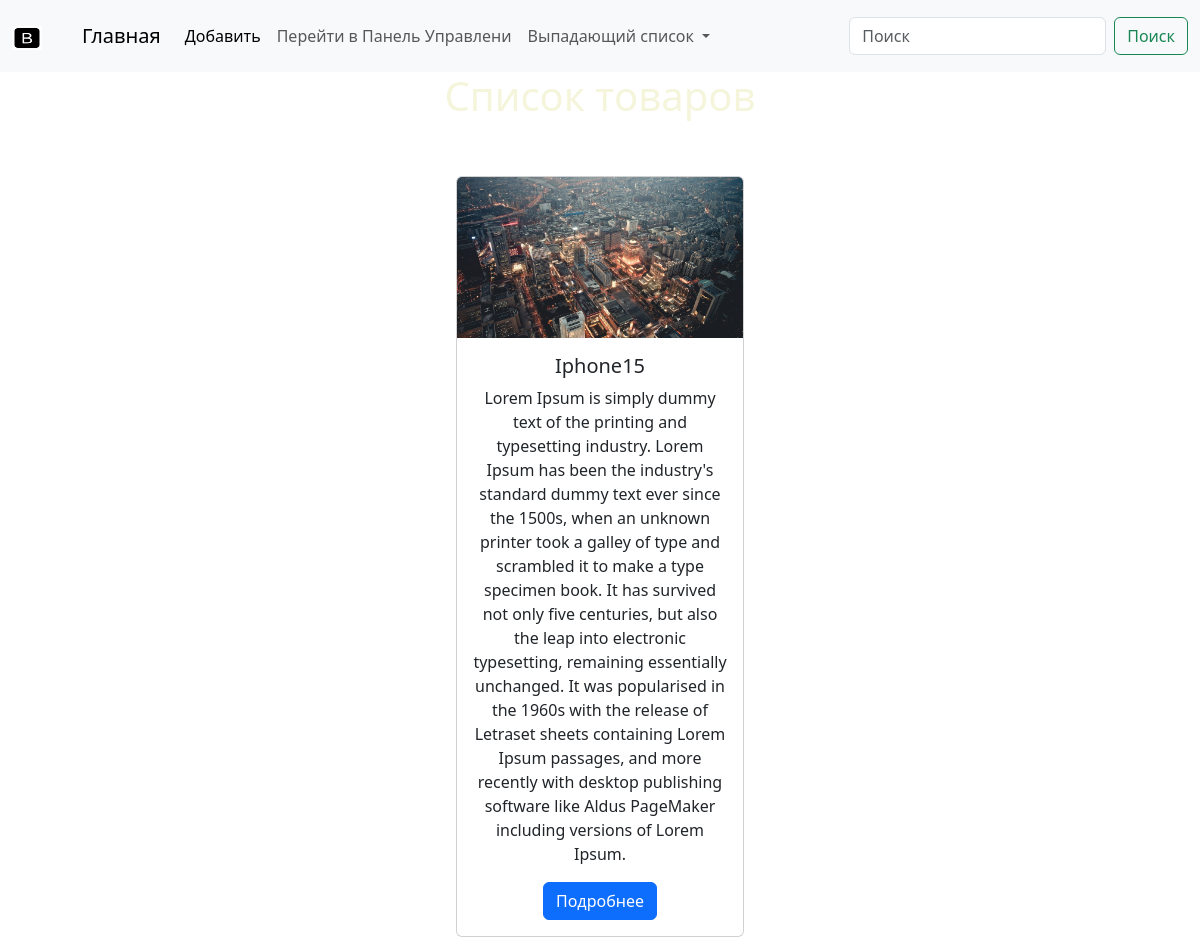
The app's page / (upper part), older data.
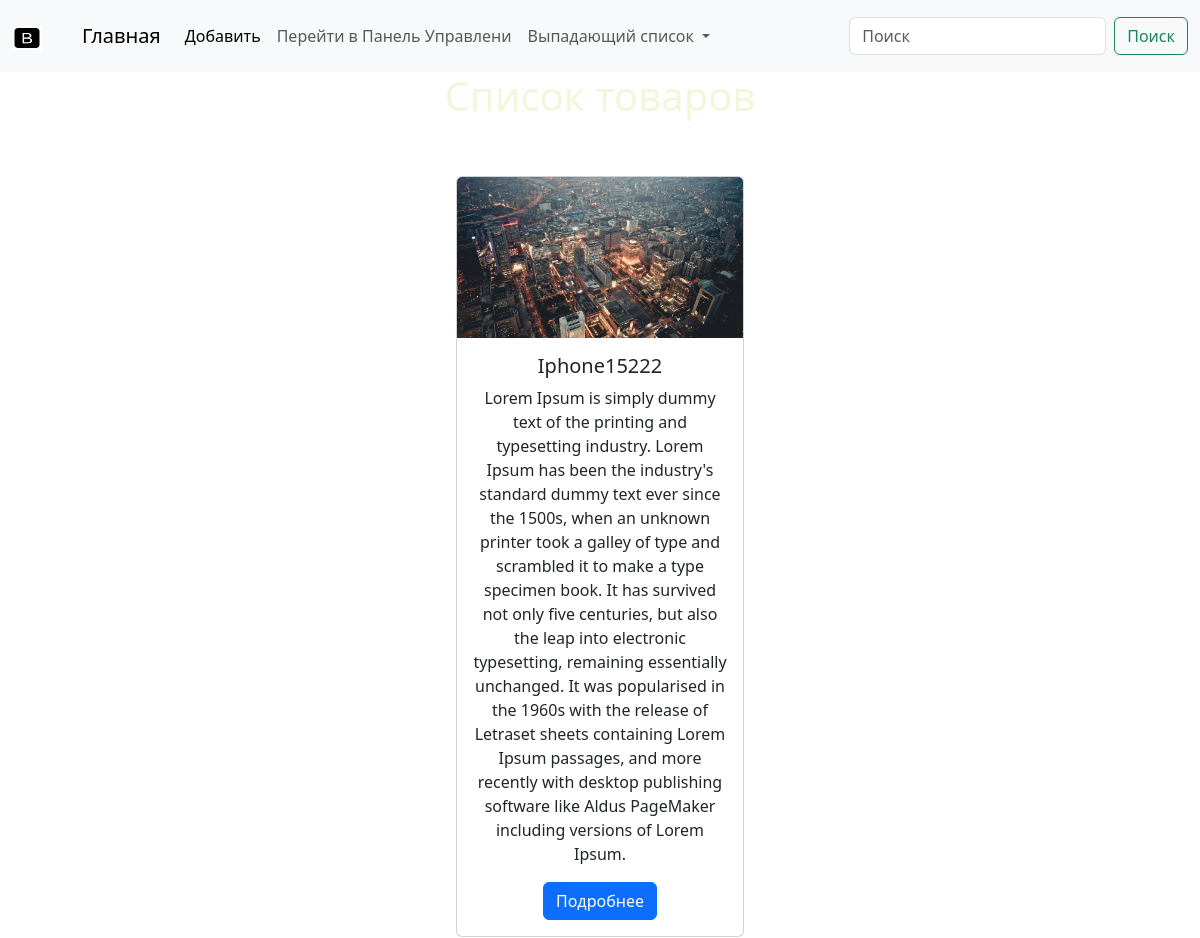
The same page, newer data.
### phone_shop/models.py (models this page shows, shortened)
class PhoneShop(models.Model):
    PHONE_TYPE = (
        ("Для школьников", "Для школьников"),
        ("Для студентов и взрослых", "Для студентов и взрослых"),
        ("Для пенсионеров", "Для пенсионеров"),
    )
    title = models.CharField("Название телефона", max_length=100)
    description = models.TextField("Описание телефона")
    image = models.ImageField(upload_to="")
    phone_type = models.CharField(max_length=100, choices=PHONE_TYPE)
    created_date = models.DateTimeField(auto_now_add=True)
    cost = models.PositiveIntegerField()
    video = models.URLField()

### phone_shop/views.py (the view)
# urls.py: path("", views.PhoneListView.as_view(), name="phone_list"),
class PhoneListView(ListView):
    template_name = "phone_list.html"
    queryset = models.PhoneShop.objects.all()
    def get_queryset(self):
        return models.PhoneShop.objects.all()

### templates/phone_list.html (shortened to what this page needs)
{% load static %}
<!DOCTYPE html>
<html lang="en">
<head>
    <link rel="stylesheet" href="{% static 'css/style1.css' %}">
</head>
<body>
{% include 'header.html' %}
<center>
    <h1 class="color_white">Список товаров</h1>
<br><br>
{% for i in object_list %}
<div class="card" style="width: 18rem;">
  <img src="{{i.image.url}}" class="card-img-top" alt="...">
  <div class="card-body">
    <h5 class="card-title">{{i.title}}</h5>
    <p class="card-text">{{i.description}}</p>
    <a href="/phone_list/{{i.id}}" class="btn btn-primary">Подробнее</a>
  </div>
</div>
{% endfor %}
</center>
{% include 'footer.html' %}
</body>
</html>

Row changes from the older to the newer data that the page shows:
changed PhoneShop: title "Iphone15" → "Iphone15222"
